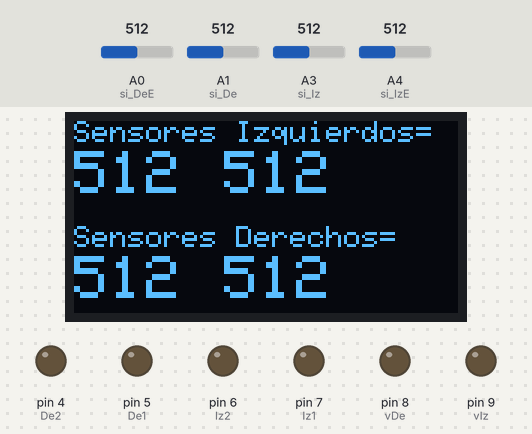
Bench run of a program on a simulated Arduino Mega 2560, built with avr-gcc and run on an emulated ATmega2560. Shown: 128×64 one-colour display, output pins drawn as LEDs (lit = HIGH). Inputs (shaded band) come from the test bench; at power-on: A1 (si_De) = 512, A3 (si_Iz) = 512, A4 (si_IzE) = 512, A0 (si_DeE) = 512.

Above: at 1.2 s.
1.3 s: A1 (si_De) set to 43
At 1.8 s:
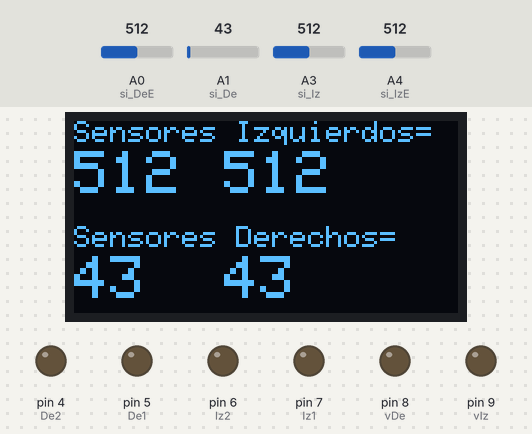
2.8 s: A1 (si_De) set to 35
At 3.2 s:
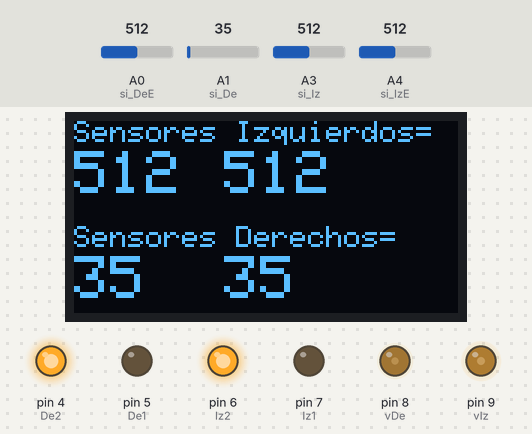
4.3 s: A3 (si_Iz) set to 30
At 4.6 s:
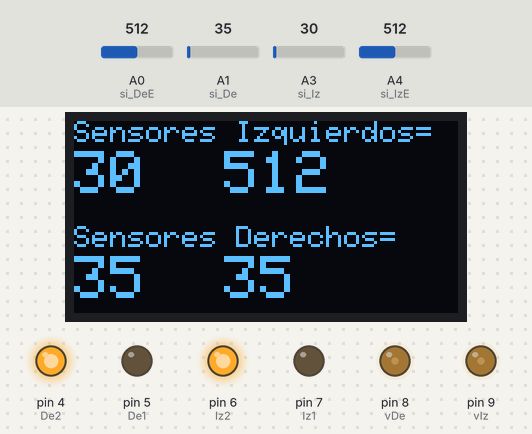
5.8 s: A1 (si_De) set to 306
At 7.0 s:
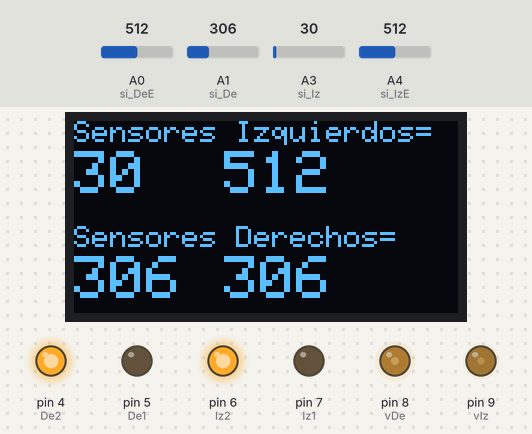
7.3 s: A4 (si_IzE) set to 716
At 7.6 s:
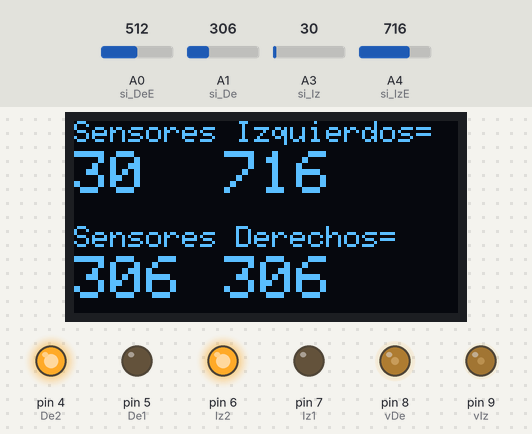
8.8 s: A3 (si_Iz) set to 50
At 9.4 s:
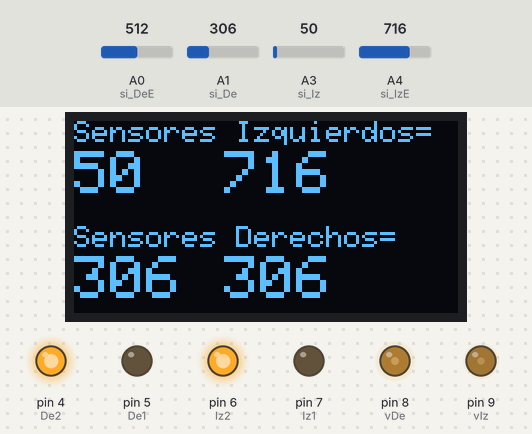
Timing chart, 0 to 11.3 s (numbered marks = the images above; inputs shaded):
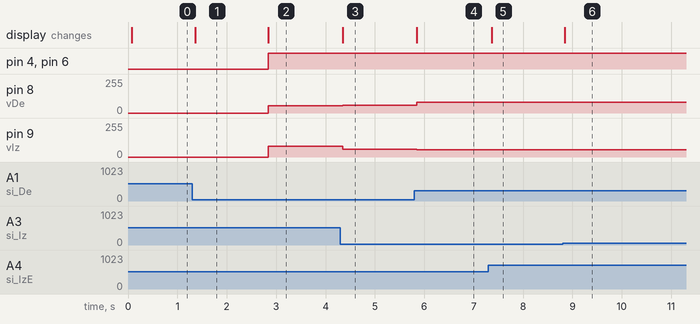

Measured:
- the behaviour switches between 40 and 39 on A1 (si_De) (found by bisection; images 1 and 2)
- after the input at 1.3 s, the display: changes after 0.06 s (image 1)
- after the input at 2.8 s, pin 4 (De2), pin 6 (Iz2): LOW → HIGH at once; pin 8 (vDe): 0/255 → 55/255 at once; pin 9 (vIz): 0/255 → 80/255 at once; the display: changes at once (image 2)
- after the input at 4.3 s, pin 8 (vDe): 55/255 → 60/255 at once; pin 9 (vIz): 80/255 → 60/255 at once; the display: changes at once (image 3)
- after the input at 5.8 s, pin 8 (vDe): 60/255 → 80/255 after 0.05 s; pin 9 (vIz): 60/255 → 55/255 after 0.05 s; the display: changes after 0.05 s (image 4)
- after the input at 7.3 s, the display: changes after 0.06 s (image 5)
- after the input at 8.8 s, the display: changes after 0.05 s (image 6)

The program:

main.cpp
```cpp
//Código de testeo de seguidor de linea
//07072022

#include <Arduino.h>

//Librerias de pantalla
#include <SPI.h>
#include <Wire.h>
#include <Adafruit_GFX.h>
#include <Adafruit_SSD1306.h>

//Definicion de tamaño de pantalla
#define SCREEN_WIDTH 128
#define SCREEN_HEIGHT 64
#define OLED_RESET -1
Adafruit_SSD1306 display(SCREEN_WIDTH, SCREEN_HEIGHT, &Wire, OLED_RESET);

//Pines de motores
//Motores del lado izquierdo
const int Iz1 = 7;
const int Iz2 = 6;

//Motores del lado derecho
const int De1 = 5;
const int De2 = 4;

const int vIz = 9;   //Velocidad de motores izquierdos
const int vDe = 8;    //velocidad de motores derechos

//Sensores infrarrojos
const int si_Iz = A3;
const int si_De = A1;
const int si_DeE = A0;
const int si_IzE = A4;
const int si_Fr = A2;


//funciones
void adelante();
void izquierda();
void derecha();


void setup() {

  //Definicion de pines
  pinMode(Iz1, OUTPUT);
  pinMode(Iz2, OUTPUT);
  pinMode(De1, OUTPUT);
  pinMode(De2, OUTPUT);
  pinMode(vIz, OUTPUT);
  pinMode(vDe, OUTPUT);

  pinMode(si_Iz, INPUT);
  pinMode(si_De, INPUT);
  pinMode(si_IzE, INPUT);
  pinMode(si_DeE, INPUT);

  //Iniciar pantalla
  display.begin(SSD1306_SWITCHCAPVCC, 0X3C);
  display.clearDisplay();
  display.setTextColor(WHITE);
  delay(10);

}

void loop() {
  int Data_siIz = analogRead(si_Iz);
  int Data_siDe = analogRead(si_De);
  int Data_siIzE = analogRead(si_IzE);
  int Data_siDeE = analogRead(si_DeE);

  //**************************************************************************************************************************
  //Imprimir valores en pantalla
  display.clearDisplay();

  display.setCursor(0,0);
  display.setTextSize(1);
  display.print("Sensores Izquierdos= ");

  display.setCursor(0,10);
  display.setTextSize(2);
  display.print(Data_siIz);

  display.setCursor(50,10);
  display.setTextSize(2);
  display.print(Data_siIzE);

  display.setCursor(0,35);
  display.setTextSize(1);
  display.print("Sensores Derechos= ");

  display.setCursor(0,45);
  display.setTextSize(2);
  display.print(Data_siDe);

  display.setCursor(50,45);
  display.setTextSize(2);
  display.print(Data_siDe);

  display.display();


  //**************************************************************************************************************************

  //Si la lectura analogica es menor de 40 es porque detecta blanco o nada
  //Si la lectura es mayor a 40 es porque detecta negro o algo

  if(Data_siIz < 40 && Data_siDe < 40){                   //Ambos sensores detectan blanco -> Ir adelante
    adelante();

  }else if(Data_siIz > 40 && Data_siDe < 40){             //Sensor izquierdo detecta negro -> Moverse hacia la izquierda
    derecha();

  }else if(Data_siIz < 40 && Data_siDe > 40){             //Sensor derecho detecta negro  -> Moverese a la derecha
    izquierda();

  }else if(Data_siIzE < 40){
    izquierda();

  }else if(Data_siDeE < 40){
    derecha();

  }


}

void adelante(){

  analogWrite(vIz, 60);
  analogWrite(vDe, 60);

  digitalWrite(Iz1, LOW);
  digitalWrite(Iz2, HIGH);    //Iz2 en HIGH es adelante

  digitalWrite(De1, LOW);
  digitalWrite(De2, HIGH);    //De2 en HIGH es adelante

}

void derecha(){

  analogWrite(vIz, 80);
  analogWrite(vDe, 55);

  digitalWrite(Iz1, LOW);
  digitalWrite(Iz2, HIGH);

  digitalWrite(De1, LOW);
  digitalWrite(De2, HIGH);

}

void izquierda(){

  analogWrite(vIz, 55);
  analogWrite(vDe, 80);

  digitalWrite(Iz1, LOW);
  digitalWrite(Iz2, HIGH);

  digitalWrite(De1, LOW);
  digitalWrite(De2, HIGH);
}
```
